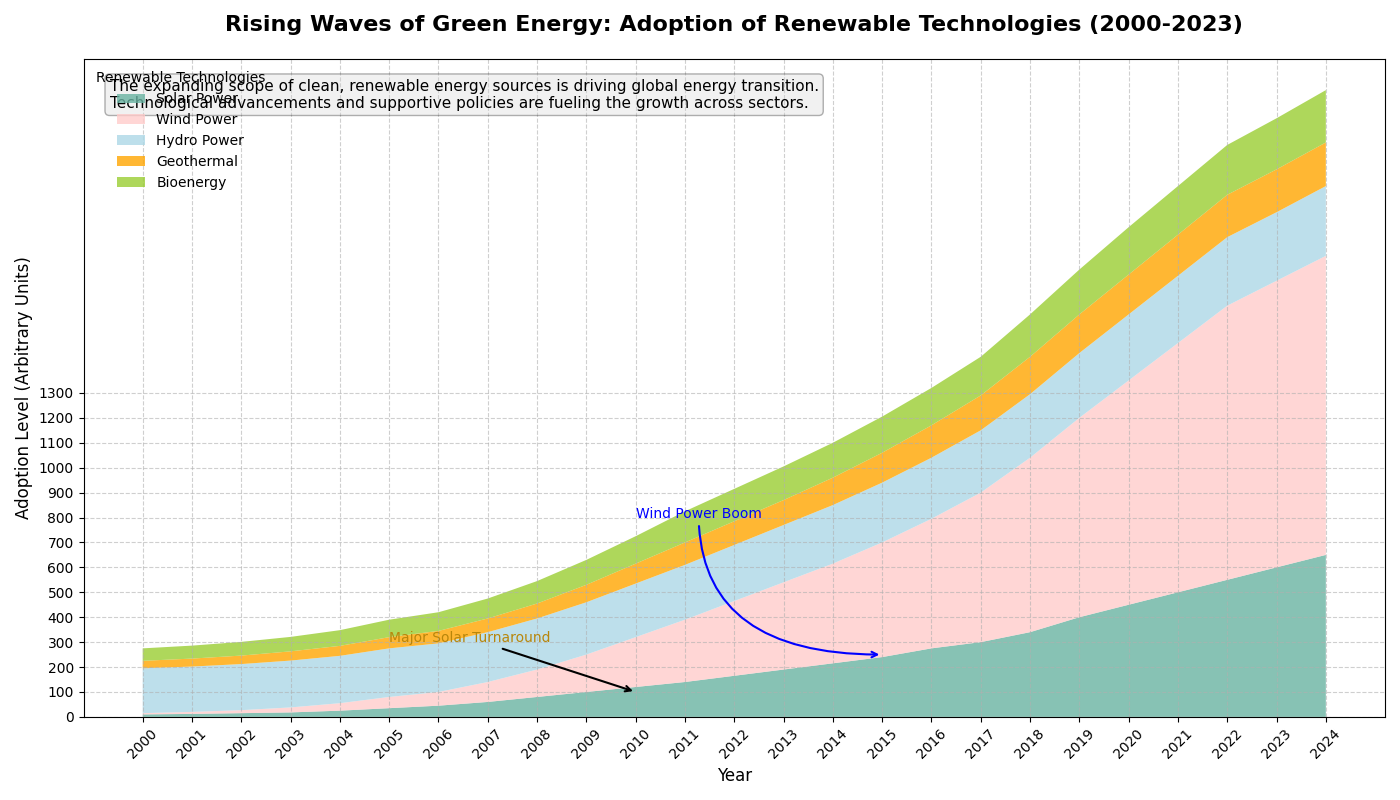

Write Python code to recreate this figure.
import matplotlib.pyplot as plt
import numpy as np

# Define the years for the x-axis (2000 - 2023)
years = np.arange(2000, 2025)

# Data for renewable energy adoption levels (in arbitrary units)
solar_power = np.array([10, 12, 15, 18, 25, 35, 45, 60, 80, 100, 120, 140, 165, 190, 215, 240, 275, 300, 340, 400, 450, 500, 550, 600, 650])
wind_power = np.array([5, 8, 12, 20, 30, 45, 55, 80, 110, 150, 200, 250, 300, 350, 400, 460, 520, 600, 700, 800, 900, 1000, 1100, 1150, 1200])
hydro_power = np.array([180, 182, 185, 188, 190, 195, 195, 200, 205, 210, 215, 220, 225, 230, 235, 240, 245, 250, 255, 260, 265, 270, 275, 275, 280])
geothermal = np.array([30, 32, 34, 37, 40, 45, 50, 55, 60, 70, 80, 90, 95, 100, 110, 120, 130, 140, 150, 155, 160, 165, 170, 172, 175])
bioenergy = np.array([50, 52, 55, 58, 63, 70, 75, 80, 90, 100, 110, 125, 130, 135, 140, 145, 150, 155, 170, 180, 190, 195, 200, 205, 210])

energy_data = np.vstack([solar_power, wind_power, hydro_power, geothermal, bioenergy])

# Create the plot
fig, ax = plt.subplots(figsize=(14, 8))

# New set of colors
colors = ['#69b3a2', '#ffcccb', '#add8e6', '#ffa500', '#9acd32']

# Stackplot for Renewable Energy Adoption
ax.stackplot(years, energy_data, labels=['Solar Power', 'Wind Power', 'Hydro Power', 'Geothermal', 'Bioenergy'],
             colors=colors, alpha=0.8)

# Add title and labels
ax.set_title('Rising Waves of Green Energy: Adoption of Renewable Technologies (2000-2023)', fontsize=16, fontweight='bold', pad=20)
ax.set_xlabel('Year', fontsize=12)
ax.set_ylabel('Adoption Level (Arbitrary Units)', fontsize=12)

# Add legend and grid
ax.legend(loc='upper left', fontsize=10, title='Renewable Technologies', frameon=False)
ax.grid(linestyle='--', alpha=0.6)

# Enhance readability of x-axis labels
plt.xticks(years, rotation=45)
plt.yticks(np.arange(0, 1301, 100))

# Annotate significant milestones
ax.annotate('Major Solar Turnaround', xy=(2010, 100), xytext=(2005, 300),
            arrowprops=dict(facecolor='black', arrowstyle='->', lw=1.5), fontsize=10, color='darkgoldenrod')

ax.annotate('Wind Power Boom', xy=(2015, 250), xytext=(2010, 800),
            arrowprops=dict(arrowstyle='->', connectionstyle='angle3', color='blue', lw=1.5),
            fontsize=10, color='blue')

# Brief note
description_box = dict(boxstyle='round', facecolor='lightgrey', alpha=0.3)
description = ("The expanding scope of clean, renewable energy sources is driving global energy transition.\n"
               "Technological advancements and supportive policies are fueling the growth across sectors.")
ax.text(0.02, 0.97, description, transform=ax.transAxes, fontsize=11,
        verticalalignment='top', bbox=description_box)

plt.tight_layout()

# Show the plot
plt.show()
